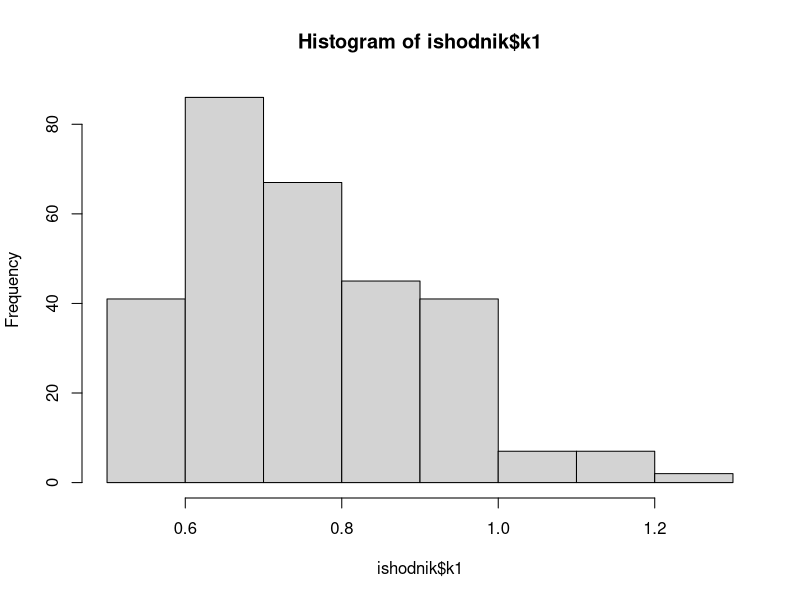
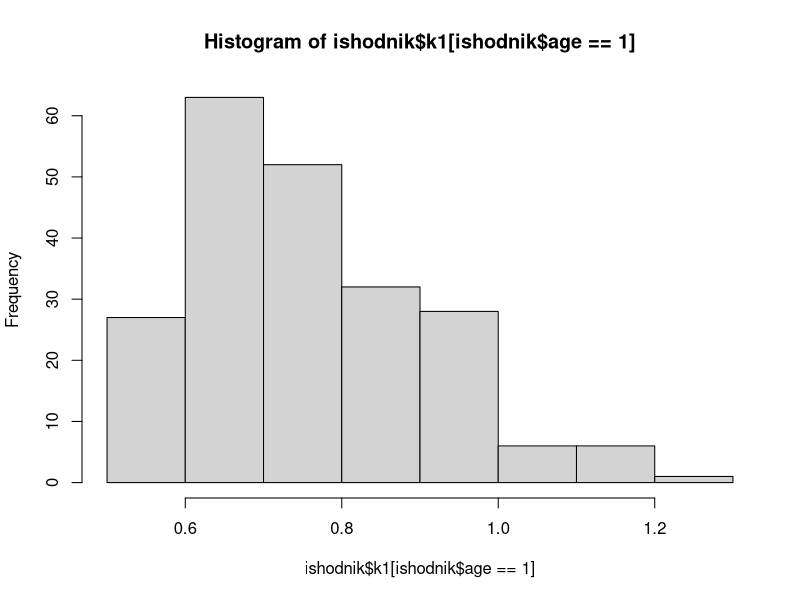
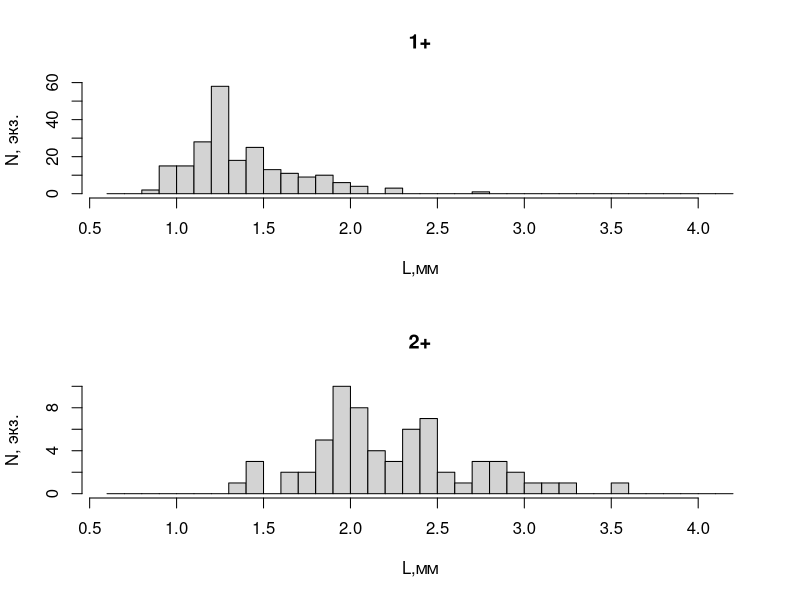

R code for these plots, in order: (Note: this script raises an error after producing the figures.)
setwd("~/Dropbox/PhD_thesis/PhD_thesis/White_Sea/growth_young/")
ishodnik<-read.table(file="growth_young_Kandalaksha.csv", sep=";", dec=",", head=T)
ishodnik$tidal_level<-ordered(ishodnik$tidal_level, levels=c("high", "middle", "Mid-low", "low"))
str(ishodnik)
hist(ishodnik$k1)
hist(ishodnik$k1[ishodnik$age==1])
summary(ishodnik)

# гистограмма 1+ и 2+ все участки вместе
pdf(file="hist_1year_2year.pdf", family="NimbusSan") # указываем шрифт подпией
par(mfrow=c(2,1))
hist(ishodnik$Length.mm[ishodnik$age==1], breaks=seq(min(ishodnik$Length.mm), max(ishodnik$Length.mm), 0.1), main="1+", xlab="L,мм", ylab="N, экз.")
hist(ishodnik$Length.mm[ishodnik$age==2], breaks=seq(min(ishodnik$Length.mm), max(ishodnik$Length.mm), 0.1), main="2+", xlab="L,мм", ylab="N, экз.")
dev.off()
embedFonts("hist_1year_2year.pdf") #встройка шрифтов в файл
par(mfrow=c(1,1))

# гистограмма 1+ и 2+ эстуарий
pdf(file="hist_Estuary_1year_2year.pdf", family="NimbusSan") # указываем шрифт подпией
par(mfrow=c(2,1))
hist(ishodnik$Length.mm[ishodnik$age==1 & ishodnik$area=="Estuary"], breaks=seq(min(ishodnik$Length.mm), max(ishodnik$Length.mm), 0.1), main="1+", xlab="L,мм", ylab="N, экз.")
hist(ishodnik$Length.mm[ishodnik$age==2 & ishodnik$area=="Estuary"], breaks=seq(min(ishodnik$Length.mm), max(ishodnik$Length.mm), 0.1), main="2+", xlab="L,мм", ylab="N, экз.")
dev.off()
embedFonts("hist_Estuary_1year_2year.pdf") #встройка шрифтов в файл
par(mfrow=c(1,1))

# гистограмма 1+ и 2+ горелый
pdf(file="hist_Goreliy_1year_2year.pdf", family="NimbusSan") # указываем шрифт подпией
par(mfrow=c(2,1))
hist(ishodnik$Length.mm[ishodnik$age==1 & ishodnik$area=="Goreliy"], breaks=seq(min(ishodnik$Length.mm), max(ishodnik$Length.mm), 0.1), main="1+", xlab="L,мм", ylab="N, экз.")
hist(ishodnik$Length.mm[ishodnik$age==2 & ishodnik$area=="Goreliy"], breaks=seq(min(ishodnik$Length.mm), max(ishodnik$Length.mm), 0.1), main="2+", xlab="L,мм", ylab="N, экз.")
dev.off()
embedFonts("hist_Goreliy_1year_2year.pdf") #встройка шрифтов в файл
par(mfrow=c(1,1))

# гистограмма 1+ и 2+ ЗРС
pdf(file="hist_ZRS_1year_2year.pdf", family="NimbusSan") # указываем шрифт подпией
par(mfrow=c(2,1))
hist(ishodnik$Length.mm[ishodnik$age==1 & ishodnik$area=="ZRS"], breaks=seq(min(ishodnik$Length.mm), max(ishodnik$Length.mm), 0.1), main="1+", xlab="L,мм", ylab="N, экз.")
hist(ishodnik$Length.mm[ishodnik$age==2 & ishodnik$area=="ZRS"], breaks=seq(min(ishodnik$Length.mm), max(ishodnik$Length.mm), 0.1), main="2+", xlab="L,мм", ylab="N, экз.")
dev.off()
embedFonts("hist_ZRS_1year_2year.pdf") #встройка шрифтов в файл
par(mfrow=c(1,1))


#boxplot по годам
pdf(file="boxplot_length_in_year.pdf", family="NimbusSan") # указываем шрифт подпией
boxplot(ishodnik$Length.mm ~ ishodnik$age, main="длина раковины Macoma balthica разного возраста в июле 2012 года", xlab="возраст", ylab="L, мм")
dev.off()
embedFonts("boxplot_length_in_year.pdf") #встройка шрифтов в файл

#boxplot по участкам (1+)
pdf(file="boxplot_length_1+_area.pdf", family="NimbusSan") # указываем шрифт подпией
boxplot(ishodnik$Length.mm[ishodnik$age==1] ~ ishodnik$area[ishodnik$age==1], main="длина раковины Macoma balthica на разных участках", xlab="участок", ylab="L,мм")
dev.off()
embedFonts("boxplot_length_1+_area.pdf") #встройка шрифтов в файл

#boxplot по участкам + горизонтам (1+)
boxplot(ishodnik$Length.mm[ishodnik$age==1] ~ ishodnik$area[ishodnik$age==1] + ishodnik$tidal_level[ishodnik$age==1], main="длина раковины Macoma balthica на разных участках", xlab="участок", ylab="L,мм")

#boxplot по горизонтам (1+)
boxplot(ishodnik$Length.mm[ishodnik$age==1] ~ ishodnik$tidal_level[ishodnik$age==1], main="длина раковины Macoma balthica на разных горизонтах литорали", xlab="горизонт литорали", ylab="L,мм")

#boxplot по участкам (кольцо1)
pdf(file="boxplot_length_1kolco_area.pdf", family="NimbusSan") # указываем шрифт подпией
boxplot(ishodnik$k1 ~ ishodnik$area, main="длина первого кольца Macoma balthica на разных участках", xlab="участок", ylab="L,мм")
dev.off()
embedFonts("boxplot_length_1kolco_area.pdf") #встройка шрифтов в файл

#boxplot по возрасту 
pdf(file="boxplot_length_1kolco_age.pdf", family="NimbusSan") # указываем шрифт подпией
boxplot(ishodnik$k1 ~ ishodnik$age, main="длина первого кольца у разных генераций Macoma balthica", xlab="возраст", ylab="L,мм")
dev.off()
embedFonts("boxplot_length_1kolco_age.pdf") #встройка шрифтов в файл

#надо какую-то дисперсионку... Влияние на длину 1 кольца - участка, генерации (возраста)
shapiro.test(ishodnik$Length.mm[ishodnik$age==1 & ishodnik$area == "Estuary"])
shapiro.test(ishodnik$Length.mm[ishodnik$age==1 & ishodnik$area == "ZRS"])
shapiro.test(ishodnik$Length.mm[ishodnik$age==1 & ishodnik$area == "Goreliy"])

write.table(anova(lm(ishodnik$k1 ~ ishodnik$area * ishodnik$age)), file="anova_k1.csv", sep=";", dec=",")

#friedman.test()

# и дисперсионка влияние учатска на длину раковины 1+ в июле

write.table(anova(lm(ishodnik$Length.mm[ishodnik$age==1] ~ ishodnik$area[ishodnik$age==1])), file="anova_1+.csv", sep=";", dec=",")

# и дисперсионка влияние учатска и горизонта на длину раковины 1+ в июле
write.table(anova(lm(ishodnik$Length.mm[ishodnik$age==1] ~ ishodnik$area[ishodnik$age==1] * ishodnik$tidal_level[ishodnik$age==1])), file="anova_1+.csv", sep=";", dec=",")

# и дисперсионка влияние горизонта на длину раковины 1+ отдельно на Горелом
write.table(anova(lm(ishodnik$Length.mm[ishodnik$age==1 & ishodnik$area=="Goreliy"] ~ ishodnik$tidal_level[ishodnik$age==1 & ishodnik$area=="Goreliy"])), file="anova_1+.csv", sep=";", dec=",")


#oneway.test(ishodnik$Length.mm[ishodnik$age==1] ~ ishodnik$area[ishodnik$age==1])
#kruskal.test(ishodnik$Length.mm[ishodnik$age==1] ~ ishodnik$area[ishodnik$age==1])


#пробую отделить 1+

#qnorm(mean=mean(ishodnik$Length.mm[ishodnik$age==1]), sd=sd(ishodnik$Length.mm[ishodnik$age==1]),p=0.90)
#qnorm(mean=mean(ishodnik$Length.mm[ishodnik$age==2]), sd=sd(ishodnik$Length.mm[ishodnik$age==2]),p=0.1281114)

pnorm(mean=mean(ishodnik$Length.mm[ishodnik$age==2]), sd=sd(ishodnik$Length.mm[ishodnik$age==2]),q=2)
  pnorm(mean=mean(ishodnik$Length.mm[ishodnik$age==1]), sd=sd(ishodnik$Length.mm[ishodnik$age==1]),q=2)

pnorm(mean=mean(ishodnik$Length.mm[ishodnik$age==2 & ishodnik$area=="Goreliy"]), sd=sd(ishodnik$Length.mm[ishodnik$age==2 & ishodnik$area=="Goreliy"]),q=2)
pnorm(mean=mean(ishodnik$Length.mm[ishodnik$age==1 & ishodnik$area=="Goreliy"]), sd=sd(ishodnik$Length.mm[ishodnik$age==1 & ishodnik$area=="Goreliy"]),q=2)

pnorm(mean=mean(ishodnik$Length.mm[ishodnik$age==2 & ishodnik$area=="Estuary"]), sd=sd(ishodnik$Length.mm[ishodnik$age==2 & ishodnik$area=="Estuary"]),q=2)
pnorm(mean=mean(ishodnik$Length.mm[ishodnik$age==1 & ishodnik$area=="Estuary"]), sd=sd(ishodnik$Length.mm[ishodnik$age==1 & ishodnik$area=="Estuary"]),q=2)

pnorm(mean=mean(ishodnik$Length.mm[ishodnik$age==2 & ishodnik$area=="ZRS"]), sd=sd(ishodnik$Length.mm[ishodnik$age==2 & ishodnik$area=="ZRS"]),q=2)
pnorm(mean=mean(ishodnik$Length.mm[ishodnik$age==1 & ishodnik$area=="ZRS"]), sd=sd(ishodnik$Length.mm[ishodnik$age==1 & ishodnik$area=="ZRS"]),q=2)

#pnorm(mean=mean(ishodnik$Length.mm[ishodnik$age==2]), sd=sd(ishodnik$Length.mm[ishodnik$age==2]),q=1.9)
#pnorm(mean=mean(ishodnik$Length.mm[ishodnik$age==1]), sd=sd(ishodnik$Length.mm[ishodnik$age==1]),q=1.9)

# проверяем равенство дисперсий
var.test(ishodnik$Length.mm[ishodnik$age==1], ishodnik$Length.mm[ishodnik$age==2])

# проверить нормальность распределений
shapiro.test(ishodnik$Length.mm[ishodnik$age==1])
shapiro.test(ishodnik$Length.mm[ishodnik$age==2])
